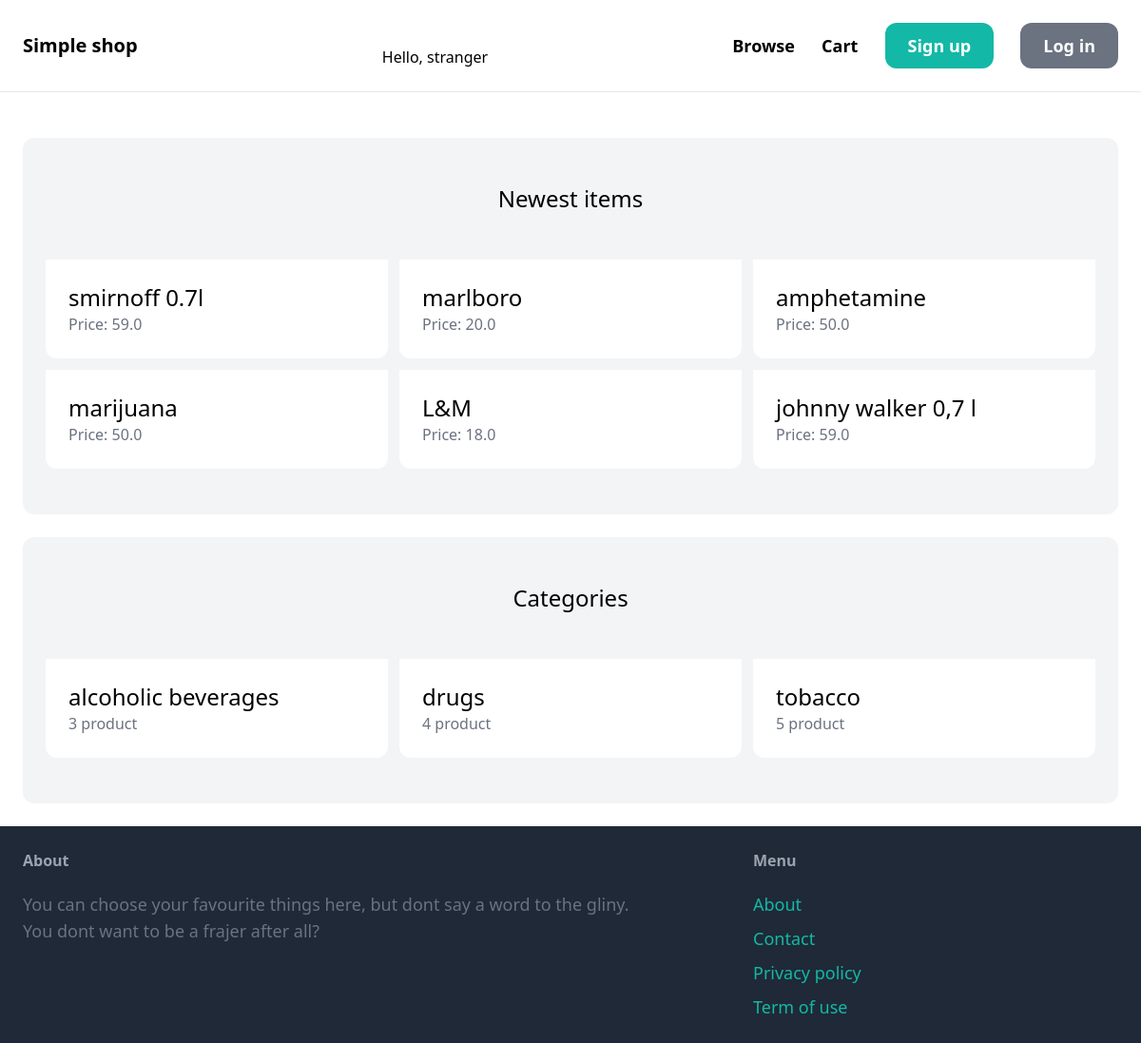
The page / on the database its author committed.
### shop/models.py (models this page shows, shortened)
class Product(models.Model):
    category = models.ForeignKey(Category, related_name='product', on_delete=models.CASCADE)
    name = models.CharField(max_length=256)
    description = models.TextField(blank=True, null=True)
    price = models.FloatField()
    is_sold = models.BooleanField(default=False)
    created_by = models.ForeignKey(User, related_name='products', on_delete=models.CASCADE)
    created_at = models.DateTimeField(auto_now_add=True)

class Category(models.Model):
    name = models.CharField(max_length=256)
    class Meta:
        ordering = ('name',)
        verbose_name_plural = 'Categories'

### shop/views.py (the view)
# urls.py: path('', index, name='index'),
def index(request):
    products = Product.objects.filter(is_sold=False)[0:6]
    categories = Category.objects.all()
    return render(request, 'shop/index.html', {
        'categories': categories,
        'products': products
    })

### shop/templates/shop/index.html (shortened to what this page needs)
{% extends 'shop/base.html' %}
{% block content %}
<div class="mt-6 px-6 py-12 bg-gray-100 rounded-xl">
    <h2 class="mb-12 text-2xl text-center">Newest items</h2>
    <div class="grid grid-cols-3 gap-3">
        {% for product in products %}
        <div>
            <a href="{% url 'shop:detail' product.id %}">
                <div class="p-6 bg-white rounded-b-xl">
                    <h2 class="text-2xl">{{ product.name }}</h2>
                    <p class="text-gray-500">Price: {{ product.price }}</p>
                </div>
            </a>
        </div>
        {% endfor %}
    </div>
</div>
<div class="mt-6 px-6 py-12 bg-gray-100 rounded-xl">
    <h2 class="mb-12 text-2xl text-center">Categories</h2>
    <div class="grid grid-cols-3 gap-3">
        {% for category in categories %}
        <div>
            <a href="#">
                <div class="p-6 bg-white rounded-b-xl">
                    <h2 class="text-2xl">{{ category.name }}</h2>
                    <p class="text-gray-500">{{ category.product.count }} product</p>
                </div>
            </a>
        </div>
        {% endfor %}
    </div>
</div>
{% endblock %}

### rows shown on the page
Product: name "smirnoff 0.7l", price "59.0"
Product: name "marlboro", price "20.0"
Product: name "amphetamine", price "50.0"
Product: name "marijuana", price "50.0"
Product: name "L&M", price "18.0"
Product: name "johnny walker 0,7 l", price "59.0"
Category: name "alcoholic beverages", product.count "3"
Category: name "drugs", product.count "4"
Category: name "tobacco", product.count "5"
